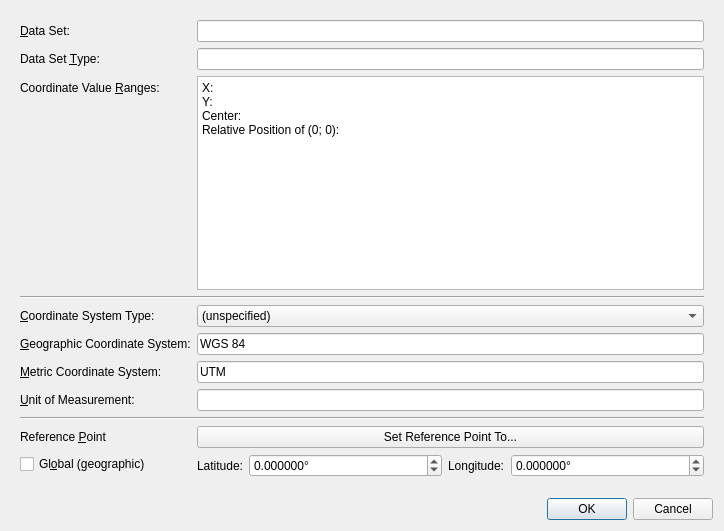
<?xml version="1.0" encoding="UTF-8"?>
<ui version="4.0">
 <class>CoordinateSystemAdjustmentWidget</class>
 <widget class="QDialog" name="CoordinateSystemAdjustmentWidget">
  <property name="geometry">
   <rect>
    <x>0</x>
    <y>0</y>
    <width>724</width>
    <height>531</height>
   </rect>
  </property>
  <property name="windowTitle">
   <string>Coordinate System Specification</string>
  </property>
  <property name="modal">
   <bool>true</bool>
  </property>
  <layout class="QGridLayout" name="gridLayout">
   <item row="0" column="0">
    <widget class="QWidget" name="widget" native="true">
     <layout class="QFormLayout" name="formLayout">
      <item row="0" column="0">
       <widget class="QLabel" name="label">
        <property name="text">
         <string>&amp;Data Set:</string>
        </property>
        <property name="buddy">
         <cstring>dataSetNameEdit</cstring>
        </property>
       </widget>
      </item>
      <item row="0" column="1">
       <widget class="QLineEdit" name="dataSetNameEdit">
        <property name="readOnly">
         <bool>true</bool>
        </property>
       </widget>
      </item>
      <item row="1" column="0">
       <widget class="QLabel" name="label_3">
        <property name="text">
         <string>Data Set &amp;Type:</string>
        </property>
        <property name="buddy">
         <cstring>dataSetTypeEdit</cstring>
        </property>
       </widget>
      </item>
      <item row="1" column="1">
       <widget class="QLineEdit" name="dataSetTypeEdit">
        <property name="readOnly">
         <bool>true</bool>
        </property>
       </widget>
      </item>
      <item row="2" column="0">
       <widget class="QLabel" name="label_6">
        <property name="text">
         <string>Coordinate Value &amp;Ranges:</string>
        </property>
        <property name="buddy">
         <cstring>coordinateValueRangesEdit</cstring>
        </property>
       </widget>
      </item>
      <item row="2" column="1">
       <widget class="QPlainTextEdit" name="coordinateValueRangesEdit">
        <property name="verticalScrollBarPolicy">
         <enum>Qt::ScrollBarAlwaysOff</enum>
        </property>
        <property name="sizeAdjustPolicy">
         <enum>QAbstractScrollArea::AdjustToContents</enum>
        </property>
        <property name="tabChangesFocus">
         <bool>true</bool>
        </property>
        <property name="readOnly">
         <bool>true</bool>
        </property>
        <property name="plainText">
         <string>X:
Y:
Center:
Relative Position of (0; 0):</string>
        </property>
        <property name="textInteractionFlags">
         <set>Qt::TextSelectableByKeyboard|Qt::TextSelectableByMouse</set>
        </property>
       </widget>
      </item>
      <item row="3" column="0" colspan="2">
       <widget class="Line" name="line">
        <property name="orientation">
         <enum>Qt::Horizontal</enum>
        </property>
       </widget>
      </item>
      <item row="5" column="0">
       <widget class="QLabel" name="label_2">
        <property name="text">
         <string>&amp;Coordinate System Type:</string>
        </property>
        <property name="buddy">
         <cstring>coordinateSystemTypeCombo</cstring>
        </property>
       </widget>
      </item>
      <item row="5" column="1">
       <widget class="QComboBox" name="coordinateSystemTypeCombo">
        <item>
         <property name="text">
          <string>(unspecified)</string>
         </property>
        </item>
        <item>
         <property name="text">
          <string>Geographic</string>
         </property>
        </item>
        <item>
         <property name="text">
          <string>Metric (global)</string>
         </property>
        </item>
        <item>
         <property name="text">
          <string>Metric (local)</string>
         </property>
        </item>
       </widget>
      </item>
      <item row="6" column="0">
       <widget class="QLabel" name="label_4">
        <property name="text">
         <string>&amp;Geographic Coordinate System:</string>
        </property>
        <property name="buddy">
         <cstring>geoCoordSystemEdit</cstring>
        </property>
       </widget>
      </item>
      <item row="6" column="1">
       <widget class="QLineEdit" name="geoCoordSystemEdit">
        <property name="text">
         <string>WGS 84</string>
        </property>
        <property name="readOnly">
         <bool>true</bool>
        </property>
       </widget>
      </item>
      <item row="7" column="0">
       <widget class="QLabel" name="label_5">
        <property name="text">
         <string>&amp;Metric Coordinate System:</string>
        </property>
        <property name="buddy">
         <cstring>metricCoordSystemEdit</cstring>
        </property>
       </widget>
      </item>
      <item row="7" column="1">
       <widget class="QLineEdit" name="metricCoordSystemEdit">
        <property name="text">
         <string>UTM</string>
        </property>
        <property name="readOnly">
         <bool>true</bool>
        </property>
       </widget>
      </item>
      <item row="8" column="0">
       <widget class="QLabel" name="label_12">
        <property name="text">
         <string>&amp;Unit of Measurement:</string>
        </property>
        <property name="buddy">
         <cstring>unitEdit</cstring>
        </property>
       </widget>
      </item>
      <item row="8" column="1">
       <widget class="QLineEdit" name="unitEdit">
        <property name="clearButtonEnabled">
         <bool>true</bool>
        </property>
       </widget>
      </item>
      <item row="9" column="0" colspan="2">
       <widget class="Line" name="line_2">
        <property name="orientation">
         <enum>Qt::Horizontal</enum>
        </property>
       </widget>
      </item>
      <item row="10" column="0">
       <widget class="QLabel" name="label_7">
        <property name="text">
         <string>Reference &amp;Point</string>
        </property>
        <property name="buddy">
         <cstring>autoSetReferencePointButton</cstring>
        </property>
       </widget>
      </item>
      <item row="10" column="1">
       <widget class="QPushButton" name="autoSetReferencePointButton">
        <property name="text">
         <string>Set Reference Point To...</string>
        </property>
       </widget>
      </item>
      <item row="11" column="0">
       <widget class="QCheckBox" name="referencePointGlobalCheckBox">
        <property name="text">
         <string>Gl&amp;obal (geographic)</string>
        </property>
       </widget>
      </item>
      <item row="11" column="1">
       <widget class="QWidget" name="refPointGlobalWidget" native="true">
        <layout class="QHBoxLayout" name="horizontalLayout">
         <property name="leftMargin">
          <number>0</number>
         </property>
         <property name="topMargin">
          <number>0</number>
         </property>
         <property name="rightMargin">
          <number>0</number>
         </property>
         <property name="bottomMargin">
          <number>0</number>
         </property>
         <item>
          <widget class="QLabel" name="label_8">
           <property name="text">
            <string>Latitude:</string>
           </property>
           <property name="buddy">
            <cstring>refGlobalLatitudeSpinBox</cstring>
           </property>
          </widget>
         </item>
         <item>
          <widget class="QDoubleSpinBox" name="refGlobalLatitudeSpinBox">
           <property name="sizePolicy">
            <sizepolicy hsizetype="Expanding" vsizetype="Fixed">
             <horstretch>0</horstretch>
             <verstretch>0</verstretch>
            </sizepolicy>
           </property>
           <property name="suffix">
            <string>°</string>
           </property>
           <property name="decimals">
            <number>6</number>
           </property>
           <property name="minimum">
            <double>-90.000000000000000</double>
           </property>
           <property name="maximum">
            <double>90.000000000000000</double>
           </property>
          </widget>
         </item>
         <item>
          <widget class="QLabel" name="label_9">
           <property name="text">
            <string>Longitude:</string>
           </property>
           <property name="buddy">
            <cstring>refGlobalLongitudeSpinBox</cstring>
           </property>
          </widget>
         </item>
         <item>
          <widget class="QDoubleSpinBox" name="refGlobalLongitudeSpinBox">
           <property name="sizePolicy">
            <sizepolicy hsizetype="Expanding" vsizetype="Fixed">
             <horstretch>0</horstretch>
             <verstretch>0</verstretch>
            </sizepolicy>
           </property>
           <property name="suffix">
            <string>°</string>
           </property>
           <property name="decimals">
            <number>6</number>
           </property>
           <property name="minimum">
            <double>-180.000000000000000</double>
           </property>
           <property name="maximum">
            <double>180.000000000000000</double>
           </property>
          </widget>
         </item>
        </layout>
       </widget>
      </item>
      <item row="12" column="1">
       <widget class="QWidget" name="refPointLocalWidget" native="true">
        <layout class="QHBoxLayout" name="horizontalLayout_2">
         <property name="leftMargin">
          <number>0</number>
         </property>
         <property name="topMargin">
          <number>0</number>
         </property>
         <property name="rightMargin">
          <number>0</number>
         </property>
         <property name="bottomMargin">
          <number>0</number>
         </property>
        </layout>
       </widget>
      </item>
     </layout>
    </widget>
   </item>
   <item row="1" column="0">
    <widget class="QDialogButtonBox" name="buttonBox">
     <property name="orientation">
      <enum>Qt::Horizontal</enum>
     </property>
     <property name="standardButtons">
      <set>QDialogButtonBox::Cancel|QDialogButtonBox::Ok</set>
     </property>
    </widget>
   </item>
  </layout>
 </widget>
 <resources/>
 <connections/>
</ui>
